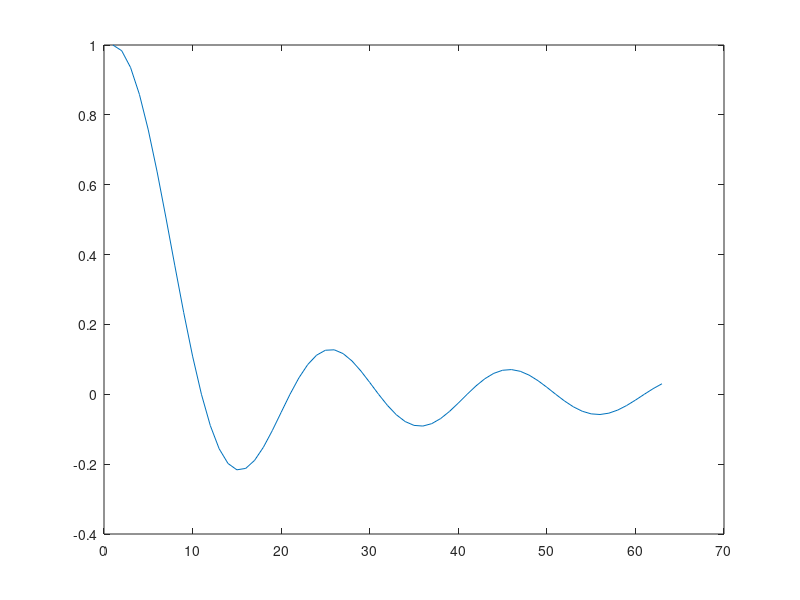

The MATLAB source for this figure:
t = [0:0.1:2*pi];
%a = sin(t);
a = sinc(t);
b = cos(t);
%figure
%plot(b)
%hold on
%plot(a)
%a = [0 10 20 30 40 50 60 70 80 90];
M = mean(a);
E = sum(a.^2);
P = sum(a.^2)/length(a);
R = xcorr(a, b);
r = xcov(a, b);
figure
plot(a)